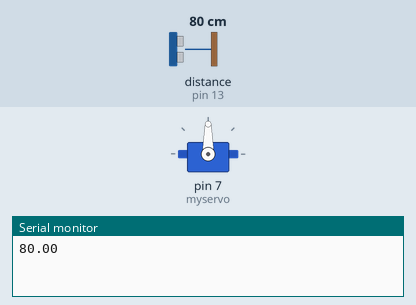
This sketch was run on a simulated Arduino Uno, built with avr-gcc and run on an emulated ATmega328P. On the bench: servo, the last lines printed to the serial monitor. The inputs (shaded band) are chosen by the test bench; at power-on: distance to the obstacle (sensor on pin 13) 80 cm. The echo pulse lasts 58.3 µs per cm.

Above: at 0.1 s.
At 2.0 s:
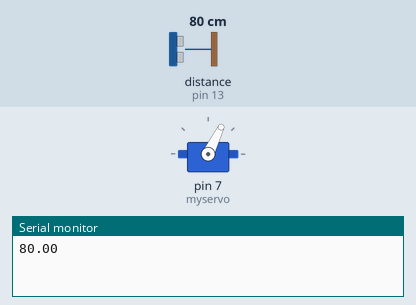
2.1 s: distance to the obstacle (sensor on pin 13) set to 2 cm
At 7.4 s:
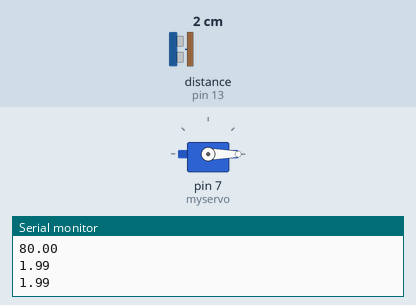
Timing chart, 0 to 8.9 s (numbered marks = the images above; inputs shaded):
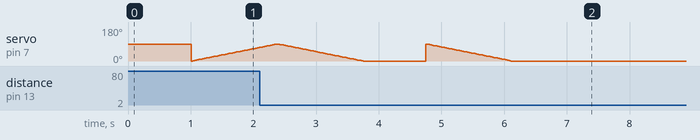

The sketch:

CERTO.ino
```cpp
#include <Ultrasonic.h>
#include <Servo.h>

 Servo myservo;
 int pos = 0;
 char data = 0;


#define TRIGGER_PIN 12
#define ECHO_PIN   13

 Ultrasonic ultrasonic(TRIGGER_PIN, ECHO_PIN);
Servo s; // Variável Servo


void setup ()
{
  myservo.attach(7);

  Serial.begin(9600);
  s.write(0); // Inicia motor posição zero
}

void loop()
{
   float cmMsec, inMsec;
  long microsec = ultrasonic.timing();
  cmMsec = ultrasonic.convert(microsec, Ultrasonic::CM);
  inMsec = ultrasonic.convert(microsec, Ultrasonic::IN);
  //Exibe informacoes no serial monitor
  //Serial.print("Distancia em cm: ");
  Serial.println(cmMsec);
  //Serial.print(" - Distancia em polegadas: ");
  //Serial.println(inMsec);
  delay(1000);
  char data = Serial.read();

  if( data=='1' || data=='A'){
  }
  if (cmMsec > 15)
  for (pos = 0; pos <= 90; pos += 1){  // goes from 0 degrees to 180 degrees
    // in steps of 1 degree
    //myservo.attach(7);
    myservo.write(pos); // tell servo to go to position in variable 'pos'

    delay(15);                       // waits 15ms for the servo to reach the position
  }
  for (pos = 90; pos >= 0; pos -= 1) { // goes from 180 degrees to 0 degrees
   //myservo.attach(7);
    myservo.write(pos);  // tell servo to go to position in variable 'pos'

    delay(15);   // waits 15ms for the servo to reach the position
  }
  {


  }


if (cmMsec < 15){
    for (pos = 0; pos <= 0; pos += 1){  // goes from 0 degrees to 180 degrees
    // in steps of 1 degree
   // myservo.write(pos);              // tell servo to go to position in variable 'pos'
    delay(15);
   myservo.detach();// waits 15ms for the servo to reach the position
  }
  for (pos = 0; pos >= 0; pos -= 1) { // goes from 180 degrees to 0 degrees
  myservo.detach();              // tell servo to go to position in variable 'pos'
    delay(15);   // waits 15ms for the servo to reach the position

  }
    }

if( data=='0' || data=='B'){
  for (pos = 0; pos <= 0; pos += 1){  // goes from 0 degrees to 180 degrees
    // in steps of 1 degree
    myservo.write(pos);              // tell servo to go to position in variable 'pos'
    delay(15);                       // waits 15ms for the servo to reach the position
  }
  for (pos = 0; pos >= 0; pos -= 1) { // goes from 180 degrees to 0 degrees
    myservo.write(pos);              // tell servo to go to position in variable 'pos'
    delay(15);                       // waits 15ms for the servo to reach the position
  }
  }
  }
```
